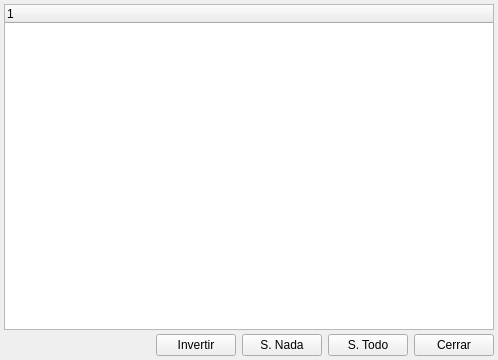
<?xml version="1.0" encoding="UTF-8"?>
<ui version="4.0">
 <class>BcCentroCosteSeleccionarBase</class>
 <widget class="QWidget" name="BcCentroCosteSeleccionarBase">
  <property name="geometry">
   <rect>
    <x>0</x>
    <y>0</y>
    <width>498</width>
    <height>360</height>
   </rect>
  </property>
  <property name="windowTitle">
   <string>Selector de Centros de Coste</string>
  </property>
  <property name="windowIcon">
   <iconset resource="../../bulmages.qrc">
    <normaloff>:/BulmaCont32x32/images/png/i_centroCoste.xpm</normaloff>:/BulmaCont32x32/images/png/i_centroCoste.xpm</iconset>
  </property>
  <layout class="QVBoxLayout">
   <property name="spacing">
    <number>4</number>
   </property>
   <property name="margin">
    <number>4</number>
   </property>
   <item>
    <widget class="QTreeWidget" name="mui_listCostes">
     <column>
      <property name="text">
       <string notr="true">1</string>
      </property>
     </column>
    </widget>
   </item>
   <item>
    <layout class="QHBoxLayout">
     <property name="spacing">
      <number>6</number>
     </property>
     <property name="margin">
      <number>0</number>
     </property>
     <item>
      <spacer>
       <property name="orientation">
        <enum>Qt::Horizontal</enum>
       </property>
       <property name="sizeType">
        <enum>QSizePolicy::Expanding</enum>
       </property>
       <property name="sizeHint" stdset="0">
        <size>
         <width>130</width>
         <height>21</height>
        </size>
       </property>
      </spacer>
     </item>
     <item>
      <widget class="QPushButton" name="mui_invertir">
       <property name="text">
        <string>Invertir</string>
       </property>
      </widget>
     </item>
     <item>
      <widget class="QPushButton" name="mui_nada">
       <property name="text">
        <string>S. Nada</string>
       </property>
      </widget>
     </item>
     <item>
      <widget class="QPushButton" name="mui_todo">
       <property name="text">
        <string>S. Todo</string>
       </property>
      </widget>
     </item>
     <item>
      <widget class="QPushButton" name="pushButton1">
       <property name="text">
        <string>Cerrar</string>
       </property>
      </widget>
     </item>
    </layout>
   </item>
  </layout>
 </widget>
 <layoutdefault spacing="6" margin="11"/>
 <resources>
  <include location="../../bulmages.qrc"/>
 </resources>
 <connections>
  <connection>
   <sender>pushButton1</sender>
   <signal>clicked()</signal>
   <receiver>BcCentroCosteSeleccionarBase</receiver>
   <slot>close()</slot>
   <hints>
    <hint type="sourcelabel">
     <x>446</x>
     <y>328</y>
    </hint>
    <hint type="destinationlabel">
     <x>380</x>
     <y>352</y>
    </hint>
   </hints>
  </connection>
 </connections>
</ui>
